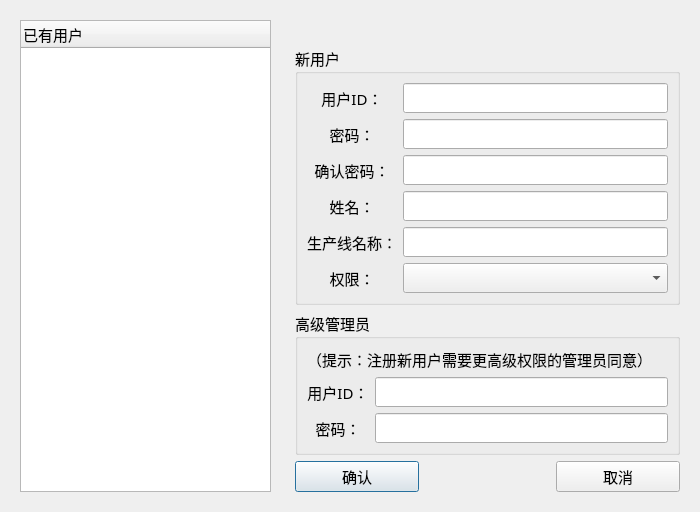
<?xml version="1.0" encoding="UTF-8"?>
<ui version="4.0">
 <class>RegisterNewUserView</class>
 <widget class="QDialog" name="RegisterNewUserView">
  <property name="geometry">
   <rect>
    <x>0</x>
    <y>0</y>
    <width>700</width>
    <height>500</height>
   </rect>
  </property>
  <property name="font">
   <font>
    <family>黑体</family>
    <pointsize>11</pointsize>
   </font>
  </property>
  <property name="windowTitle">
   <string>RegisterNewUser</string>
  </property>
  <layout class="QGridLayout" name="gridLayout_5" columnstretch="4,6">
   <item row="0" column="0">
    <widget class="QWidget" name="widget_2" native="true">
     <layout class="QGridLayout" name="gridLayout_4">
      <item row="0" column="0">
       <widget class="QTreeWidget" name="treeWidgetHasUser">
        <column>
         <property name="text">
          <string>已有用户</string>
         </property>
        </column>
       </widget>
      </item>
     </layout>
    </widget>
   </item>
   <item row="0" column="1">
    <widget class="QWidget" name="widget" native="true">
     <layout class="QGridLayout" name="gridLayout_3" rowstretch="2,5,2,1">
      <item row="0" column="0">
       <spacer name="horizontalSpacer">
        <property name="orientation">
         <enum>Qt::Horizontal</enum>
        </property>
        <property name="sizeHint" stdset="0">
         <size>
          <width>122</width>
          <height>20</height>
         </size>
        </property>
       </spacer>
      </item>
      <item row="0" column="1">
       <widget class="QLabel" name="label">
        <property name="text">
         <string/>
        </property>
        <property name="pixmap">
         <pixmap>Icon/Register.png</pixmap>
        </property>
        <property name="alignment">
         <set>Qt::AlignCenter</set>
        </property>
       </widget>
      </item>
      <item row="0" column="2">
       <spacer name="horizontalSpacer_2">
        <property name="orientation">
         <enum>Qt::Horizontal</enum>
        </property>
        <property name="sizeHint" stdset="0">
         <size>
          <width>122</width>
          <height>20</height>
         </size>
        </property>
       </spacer>
      </item>
      <item row="1" column="0" colspan="3">
       <widget class="QGroupBox" name="groupBoxNewUser">
        <property name="title">
         <string>新用户</string>
        </property>
        <layout class="QGridLayout" name="gridLayout">
         <item row="0" column="0">
          <widget class="QLabel" name="labelNewUserID">
           <property name="text">
            <string>用户ID：</string>
           </property>
           <property name="alignment">
            <set>Qt::AlignCenter</set>
           </property>
          </widget>
         </item>
         <item row="0" column="1">
          <widget class="QLineEdit" name="lineEditNewUserName"/>
         </item>
         <item row="1" column="0">
          <widget class="QLabel" name="labelNewUserPassward">
           <property name="text">
            <string>密码：</string>
           </property>
           <property name="alignment">
            <set>Qt::AlignCenter</set>
           </property>
          </widget>
         </item>
         <item row="1" column="1">
          <widget class="QLineEdit" name="lineEditNewUserPassward"/>
         </item>
         <item row="2" column="0">
          <widget class="QLabel" name="labelNewUserConfirmPassward">
           <property name="text">
            <string>确认密码：</string>
           </property>
           <property name="alignment">
            <set>Qt::AlignCenter</set>
           </property>
          </widget>
         </item>
         <item row="2" column="1">
          <widget class="QLineEdit" name="lineEditNewUserConfirmPassward"/>
         </item>
         <item row="3" column="0">
          <widget class="QLabel" name="labelNewUserTrueName">
           <property name="text">
            <string>姓名：</string>
           </property>
           <property name="alignment">
            <set>Qt::AlignCenter</set>
           </property>
          </widget>
         </item>
         <item row="3" column="1">
          <widget class="QLineEdit" name="lineEditNewUserTrueName"/>
         </item>
         <item row="4" column="0">
          <widget class="QLabel" name="labelNewUserProductionLine">
           <property name="text">
            <string>生产线名称：</string>
           </property>
           <property name="alignment">
            <set>Qt::AlignCenter</set>
           </property>
          </widget>
         </item>
         <item row="4" column="1">
          <widget class="QLineEdit" name="lineEditNewUserProductionLine"/>
         </item>
         <item row="5" column="0">
          <widget class="QLabel" name="labelAuthority">
           <property name="text">
            <string>权限：</string>
           </property>
           <property name="alignment">
            <set>Qt::AlignCenter</set>
           </property>
          </widget>
         </item>
         <item row="5" column="1">
          <widget class="QComboBox" name="comboBoxAuthority"/>
         </item>
        </layout>
       </widget>
      </item>
      <item row="2" column="0" colspan="3">
       <widget class="QGroupBox" name="groupBoxSuperAuthority">
        <property name="title">
         <string>高级管理员</string>
        </property>
        <layout class="QGridLayout" name="gridLayout_2">
         <item row="1" column="1">
          <widget class="QLineEdit" name="lineEditSuperAuthorityUserID"/>
         </item>
         <item row="2" column="0">
          <widget class="QLabel" name="labelSuperAuthorityUserPassward">
           <property name="text">
            <string>密码：</string>
           </property>
           <property name="alignment">
            <set>Qt::AlignCenter</set>
           </property>
          </widget>
         </item>
         <item row="2" column="1">
          <widget class="QLineEdit" name="lineEditSuperAuthorityUserPassward"/>
         </item>
         <item row="1" column="0">
          <widget class="QLabel" name="labelSuperAuthorityUserID">
           <property name="text">
            <string>用户ID：</string>
           </property>
           <property name="alignment">
            <set>Qt::AlignCenter</set>
           </property>
          </widget>
         </item>
         <item row="0" column="0" colspan="2">
          <widget class="QLabel" name="labelTip">
           <property name="text">
            <string>（提示：注册新用户需要更高级权限的管理员同意）</string>
           </property>
          </widget>
         </item>
        </layout>
       </widget>
      </item>
      <item row="3" column="0">
       <widget class="QPushButton" name="buttonModify">
        <property name="sizePolicy">
         <sizepolicy hsizetype="Minimum" vsizetype="Expanding">
          <horstretch>0</horstretch>
          <verstretch>0</verstretch>
         </sizepolicy>
        </property>
        <property name="text">
         <string>确认</string>
        </property>
        <property name="autoDefault">
         <bool>false</bool>
        </property>
        <property name="default">
         <bool>true</bool>
        </property>
       </widget>
      </item>
      <item row="3" column="1">
       <spacer name="horizontalSpacer_3">
        <property name="orientation">
         <enum>Qt::Horizontal</enum>
        </property>
        <property name="sizeHint" stdset="0">
         <size>
          <width>123</width>
          <height>20</height>
         </size>
        </property>
       </spacer>
      </item>
      <item row="3" column="2">
       <widget class="QPushButton" name="buttonCancel">
        <property name="sizePolicy">
         <sizepolicy hsizetype="Minimum" vsizetype="Expanding">
          <horstretch>0</horstretch>
          <verstretch>0</verstretch>
         </sizepolicy>
        </property>
        <property name="text">
         <string>取消</string>
        </property>
        <property name="autoDefault">
         <bool>false</bool>
        </property>
       </widget>
      </item>
     </layout>
    </widget>
   </item>
  </layout>
 </widget>
 <resources/>
 <connections/>
</ui>
